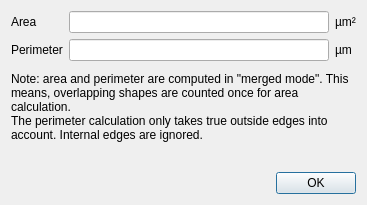
<?xml version="1.0" encoding="UTF-8"?>
<ui version="4.0">
 <class>AreaAndPerimeterDialog</class>
 <widget class="QDialog" name="AreaAndPerimeterDialog">
  <property name="geometry">
   <rect>
    <x>0</x>
    <y>0</y>
    <width>367</width>
    <height>205</height>
   </rect>
  </property>
  <property name="windowTitle">
   <string>Area And Perimeter</string>
  </property>
  <layout class="QGridLayout" name="gridLayout">
   <item row="4" column="0" colspan="3">
    <spacer name="verticalSpacer">
     <property name="orientation">
      <enum>Qt::Vertical</enum>
     </property>
     <property name="sizeHint" stdset="0">
      <size>
       <width>10</width>
       <height>11</height>
      </size>
     </property>
    </spacer>
   </item>
   <item row="1" column="1">
    <widget class="QLineEdit" name="perimeter_le">
     <property name="readOnly">
      <bool>true</bool>
     </property>
    </widget>
   </item>
   <item row="0" column="0">
    <widget class="QLabel" name="label">
     <property name="text">
      <string>Area</string>
     </property>
    </widget>
   </item>
   <item row="1" column="2">
    <widget class="QLabel" name="label_6">
     <property name="text">
      <string>µm</string>
     </property>
    </widget>
   </item>
   <item row="0" column="2">
    <widget class="QLabel" name="label_5">
     <property name="text">
      <string>µm²</string>
     </property>
    </widget>
   </item>
   <item row="1" column="0">
    <widget class="QLabel" name="label_3">
     <property name="text">
      <string>Perimeter</string>
     </property>
    </widget>
   </item>
   <item row="0" column="1">
    <widget class="QLineEdit" name="area_le">
     <property name="readOnly">
      <bool>true</bool>
     </property>
    </widget>
   </item>
   <item row="5" column="0" colspan="3">
    <widget class="QDialogButtonBox" name="buttonBox">
     <property name="orientation">
      <enum>Qt::Horizontal</enum>
     </property>
     <property name="standardButtons">
      <set>QDialogButtonBox::Ok</set>
     </property>
    </widget>
   </item>
   <item row="3" column="0" colspan="3">
    <widget class="QLabel" name="label_2">
     <property name="text">
      <string>Note: area and perimeter are computed in &quot;merged mode&quot;. This means, overlapping shapes are counted once for area calculation.
The perimeter calculation only takes true outside edges into account. Internal edges are ignored.</string>
     </property>
     <property name="wordWrap">
      <bool>true</bool>
     </property>
    </widget>
   </item>
   <item row="2" column="0" colspan="3">
    <spacer name="verticalSpacer_2">
     <property name="orientation">
      <enum>Qt::Vertical</enum>
     </property>
     <property name="sizeType">
      <enum>QSizePolicy::Fixed</enum>
     </property>
     <property name="sizeHint" stdset="0">
      <size>
       <width>20</width>
       <height>5</height>
      </size>
     </property>
    </spacer>
   </item>
  </layout>
 </widget>
 <resources/>
 <connections>
  <connection>
   <sender>buttonBox</sender>
   <signal>accepted()</signal>
   <receiver>AreaAndPerimeterDialog</receiver>
   <slot>accept()</slot>
   <hints>
    <hint type="sourcelabel">
     <x>303</x>
     <y>185</y>
    </hint>
    <hint type="destinationlabel">
     <x>311</x>
     <y>201</y>
    </hint>
   </hints>
  </connection>
 </connections>
</ui>
